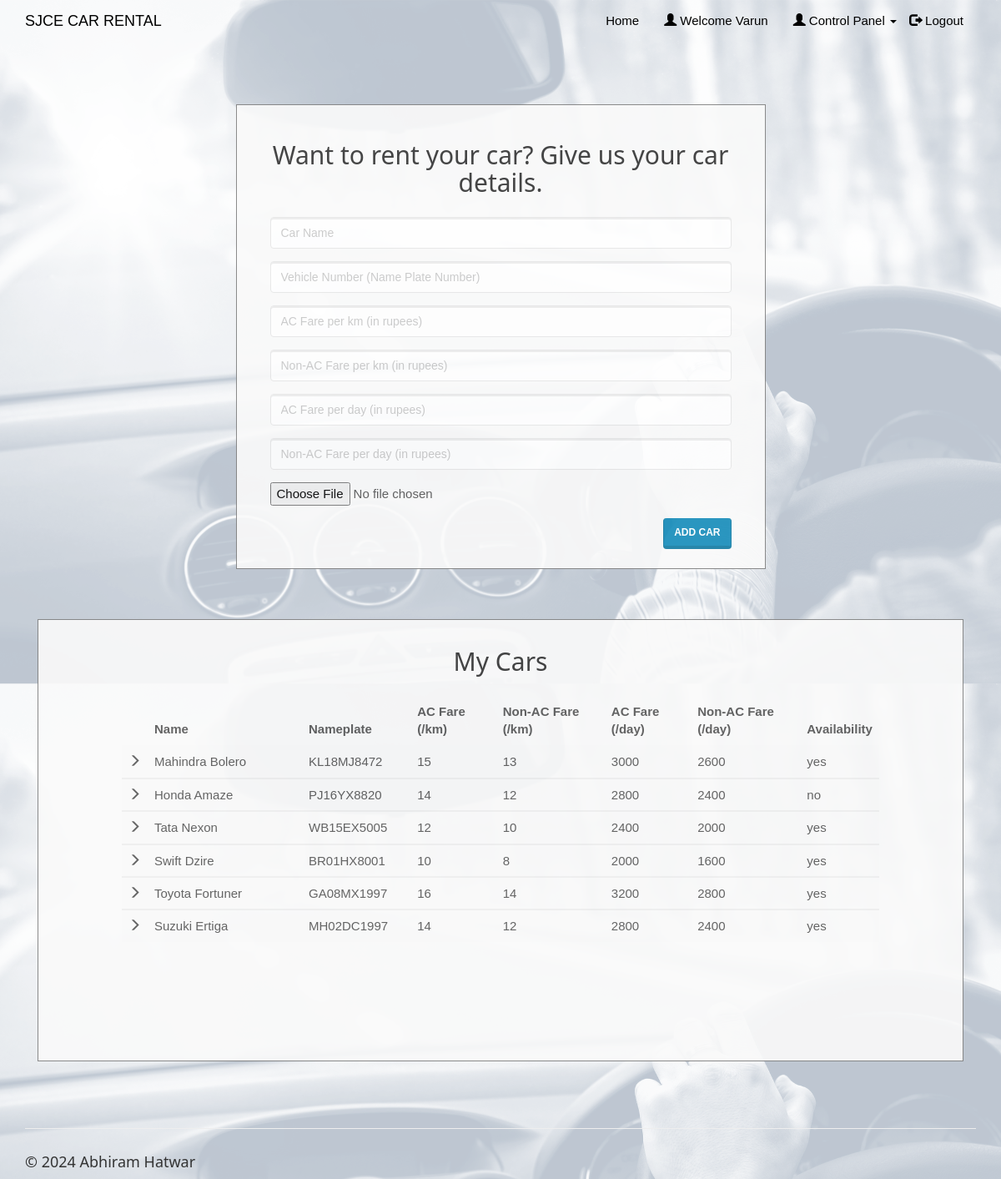
Page /entercar.php (signed in) on the committed database.
### tables this page shows
CREATE TABLE `cars` (
  `car_id` int(20) NOT NULL,
  `car_name` varchar(50) NOT NULL,
  `car_nameplate` varchar(50) NOT NULL,
  `car_img` varchar(50) DEFAULT 'NA',
  `ac_price` float NOT NULL,
  `non_ac_price` float NOT NULL,
  `ac_price_per_day` float NOT NULL,
  `non_ac_price_per_day` float NOT NULL,
  `car_availability` varchar(10) NOT NULL
);

### entercar.php (the view, shortened to what this page needs)
<!DOCTYPE html>
<html>
<?php
include('session_client.php'); ?>
<head>
    <link rel="stylesheet" href="assets/bootstrap/css/bootstrap.min.css">
    <link rel="stylesheet" href="assets/fonts/font-awesome.min.css">
    <link rel="stylesheet" type="text/css" href="assets/css/customerlogin.css">
    <link rel="stylesheet" href="assets/w3css/w3.css">
    <link rel="stylesheet" type="text/css" media="screen" href="assets/css/clientpage.css" />
</head>
<body>
    <nav class="navbar navbar-custom navbar-fixed-top" role="navigation" style="color: black">
        <div class="container">
            <div class="navbar-header">
                <a class="navbar-brand page-scroll" href="index.php">
                   SJCE CAR RENTAL </a>
            </div>
            <?php
                if(isset($_SESSION['login_client'])){
            ?>
            <div class="collapse navbar-collapse navbar-right navbar-main-collapse">
                <ul class="nav navbar-nav">
                    <li>
                        <a href="index.php">Home</a>
                    </li>
                    <li>
                        <a href="#"><span class="glyphicon glyphicon-user"></span> Welcome <?php echo $_SESSION['login_client']; ?></a>
                    </li>
                    <li>
                    <ul class="nav navbar-nav navbar-right">
            <li><a href="#" class="dropdown-toggle active" data-toggle="dropdown" role="button" aria-haspopup="true" aria-expanded="false"><span class="glyphicon glyphicon-user"></span> Control Panel <span class="caret"></span> </a>
            </li>
          </ul>
                    </li>
                    <li>
                        <a href="logout.php"><span class="glyphicon glyphicon-log-out"></span> Logout</a>
                    </li>
                </ul>
            </div>
            <?php
                }
                ?>
        </div>
    </nav>
    <div class="container" style="margin-top: 65px;" >
    <div class="col-md-7" style="float: none; margin: 0 auto;">
      <div class="form-area">
        <form role="form" action="entercar1.php" enctype="multipart/form-data" method="POST">
        <br style="clear: both">
          <h3 style="margin-bottom: 25px; text-align: center; font-size: 30px;"> Want to rent your car? Give us your car details. </h3>
          <div class="form-group">
            <input type="text" class="form-control" id="car_name" name="car_name" placeholder="Car Name " required autofocus="">
          </div>
          <div class="form-group">
            <input type="text" class="form-control" id="car_nameplate" name="car_nameplate" placeholder="Vehicle Number (Name Plate Number)" required>
          </div>
          <div class="form-group">
            <input type="text" class="form-control" id="ac_price" name="ac_price" placeholder="AC Fare per km (in rupees)" required>
          </div>
          <div class="form-group">
            <input type="text" class="form-control" id="non_ac_price" name="non_ac_price" placeholder="Non-AC Fare per km (in rupees)" required>
          </div>
          <div class="form-group">
            <input type="text" class="form-control" id="ac_price_per_day" name="ac_price_per_day" placeholder="AC Fare per day (in rupees)" required>
          </div>
          <div class="form-group">
            <input type="text" class="form-control" id="non_ac_price_per_day" name="non_ac_price_per_day" placeholder="Non-AC Fare per day (in rupees)" required>
          </div>
          <div class="form-group">
            <input name="uploadedimage" type="file">
          </div>
           <button type="submit" id="submit" name="submit" class="btn btn-primary pull-right"> Add car</button>
        </form>
      </div>
    </div>
        <div class="col-md-12" style="float: none; margin: 0 auto;">
    <div class="form-area" style="padding: 0px 100px 100px 100px;">
        <form action="" method="POST">
        <br style="clear: both">
          <h3 style="margin-bottom: 25px; text-align: center; font-size: 30px;"> My Cars </h3>
<?php
$user_check=$_SESSION['login_client'];
$sql = "SELECT * FROM cars WHERE car_id IN (SELECT car_id FROM clientcars WHERE client_username='$user_check');";
$result = mysqli_query($conn, $sql);
if (mysqli_num_rows($result) > 0) {
  ?>
<div style="overflow-x:auto;">
  <table class="table table-striped">
    <thead class="thead-dark">
      <tr>
        <th></th>
        <th width="24%"> Name</th>
        <th width="15%"> Nameplate </th>
        <th width="13%"> AC Fare (/km) </th>
        <th width="17%"> Non-AC Fare (/km)</th>
        <th width="13%"> AC Fare (/day)</th>
        <th width="17%"> Non-AC Fare (/day)</th>
        <th width="1%"> Availability </th>
      </tr>
    </thead>
    <?PHP
      while($row = mysqli_fetch_assoc($result)){
    ?>
  <tbody>
    <tr>
      <td> <span class="glyphicon glyphicon-menu-right"></span> </td>
      <td><?php echo $row["car_name"]; ?></td>
      <td><?php echo $row["car_nameplate"]; ?></td>
      <td><?php echo $row["ac_price"]; ?></td>
      <td><?php echo $row["non_ac_price"]; ?></td>
      <td><?php echo $row["ac_price_per_day"]; ?></td>
      <td><?php echo $row["non_ac_price_per_day"]; ?></td>
      <td><?php echo $row["car_availability"]; ?></td>
    </tr>
  </tbody>
  <?php } ?>
  </table>
  </div>
    <br>
  <?php } else { ?>
  <h4><center>0 Cars available</center> </h4>
  <?php } ?>
        </form>
</div>
        </div>
    </div>
</body>
<footer class="site-footer">
        <div class="container">
            <hr>
            <div class="row">
                <div class="col-sm-6">
                    <h5>© 2024 Abhiram Hatwar</h5>
                </div>
            </div>
        </div>
    </footer>
</html>

### assets/css/customerlogin.css (style rules this page uses)
body, html { height: 100%; }
body { padding-top: 50px; background: url("../../assets/img/forcustomer.png"); background-size: 100%; }
footer { display: block; }

### assets/w3css/w3.css (style rules this page uses)
*,*:before,*:after { box-sizing:inherit }
html { -ms-text-size-adjust:100%;-webkit-text-size-adjust:100% }
body { margin:0 }
article,aside,details,figcaption,figure,footer,header,main,menu,nav,section,summary { display:block }
a { background-color:transparent;-webkit-text-decoration-skip:objects }
hr { box-sizing:content-box;height:0;overflow:visible }
button,input,select,textarea { font:inherit;margin:0 }
button,input { overflow:visible }
button,select { text-transform:none }
button,html [type=button],[type=reset],[type=submit] { -webkit-appearance:button }
html,body { font-family:Verdana,sans-serif;font-size:15px;line-height:1.5 }
html { overflow-x:hidden }
h3 { font-size:24px }
h5 { font-size:18px }
h1,h2,h3,h4,h5,h6 { font-family:"Segoe UI",Arial,sans-serif;font-weight:400;margin:10px 0 }
hr { border:0;border-top:1px solid #eee;margin:20px 0 }
a { color:inherit }

### assets/css/clientpage.css (style rules this page uses)
.form-area { background-color: #FAFAFA; padding: 10px 40px 60px; margin: 10px 0px 60px; border: 1px solid GREY; opacity: 0.9; }

### rows in the picture
cars: car_name "Mahindra Bolero", car_nameplate "KL18MJ8472", ac_price "15", non_ac_price "13", ac_price_per_day "3000", non_ac_price_per_day "2600", car_availability "yes"
cars: car_name "Honda Amaze", car_nameplate "PJ16YX8820", ac_price "14", non_ac_price "12", ac_price_per_day "2800", non_ac_price_per_day "2400", car_availability "no"
cars: car_name "Tata Nexon", car_nameplate "WB15EX5005", ac_price "12", non_ac_price "10", ac_price_per_day "2400", non_ac_price_per_day "2000", car_availability "yes"
cars: car_name "Swift Dzire", car_nameplate "BR01HX8001", ac_price "10", non_ac_price "8", ac_price_per_day "2000", non_ac_price_per_day "1600", car_availability "yes"
cars: car_name "Toyota Fortuner", car_nameplate "GA08MX1997", ac_price "16", non_ac_price "14", ac_price_per_day "3200", non_ac_price_per_day "2800", car_availability "yes"
cars: car_name "Suzuki Ertiga", car_nameplate "MH02DC1997", ac_price "14", non_ac_price "12", ac_price_per_day "2800", non_ac_price_per_day "2400", car_availability "yes"

### other values in the picture
$_SESSION['login_client'] "Varun"
